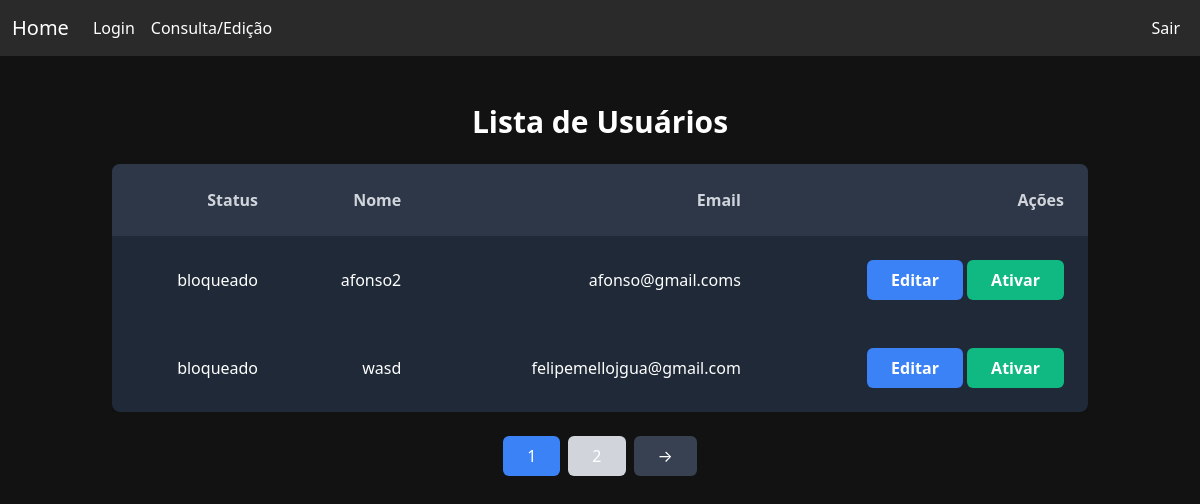
The app's page /users, older data.
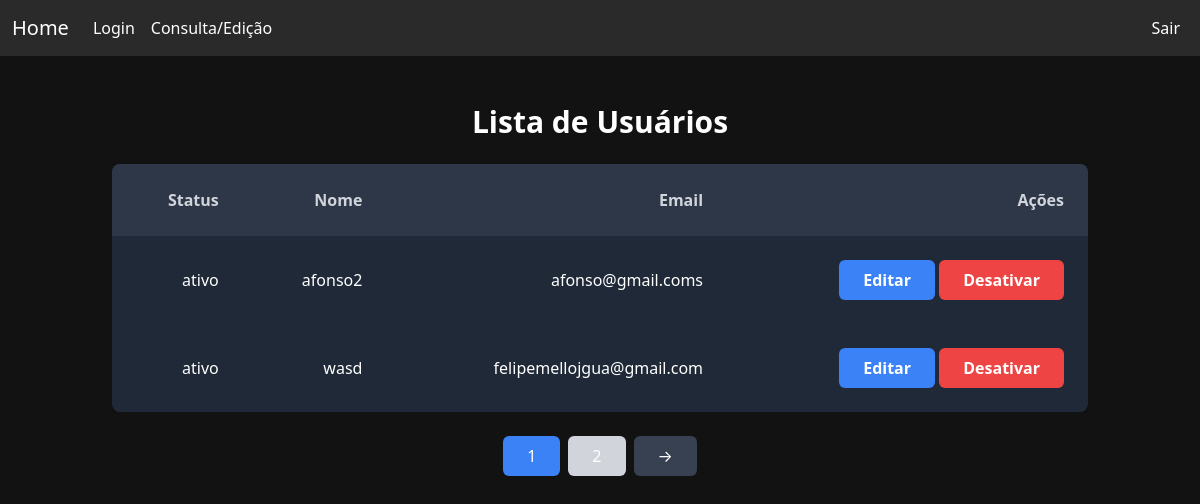
The same page, newer data.
### main.py (models this page shows)
class User(db.Model):
    id = db.Column(db.Integer, primary_key=True)
    login = db.Column(db.String(150), unique=True, nullable=False)
    senha = db.Column(db.String(150), nullable=False)
    nome_real = db.Column(db.String(150), nullable=False)
    data_criacao = db.Column(db.DateTime, default=datetime.utcnow)
    status = db.Column(db.String(50), default='ativo')  # ativo ou bloqueado
    data_atualizacao = db.Column(db.DateTime, onupdate=datetime.utcnow)

### main.py (the view)
@app.route('/users')
def users():
    page = request.args.get('page', 1, type=int)
    users = User.query.paginate(page=page, per_page=2)
    return render_template('users.html', users=users)

### templates/users.html (shortened to what this page needs)
{% extends 'layout.html' %} {% block title %} Lista de Usuários {% endblock %}
{% block content %}
<link
  rel="stylesheet"
  href="https://cdnjs.cloudflare.com/ajax/libs/tailwindcss/2.2.19/tailwind.min.css"
/>
<div class="container mx-auto">
  <h1 class="text-3xl font-semibold mb-6 text-center">Lista de Usuários</h1>
  <div class="overflow-x-auto">
    <table class="min-w-full bg-gray-800 rounded-lg overflow-hidden shadow-lg">
      <thead>
        <tr class="table-header text-gray-300">
          <th class="p-4 text-right">Status</th>
          <th class="p-4 text-right">Nome</th>
          <th class="p-4 text-right">Email</th>
          <th class="p-4 text-right">Ações</th>
        </tr>
      </thead>
      <tbody>
        {% for user in users.items %}
        <tr class="hover:bg-gray-700 transition-colors">
          <td class="p-4 text-right">{{ user.status }}</td>
          <td class="p-4 text-right">{{ user.nome_real }}</td>
          <td class="p-4 text-right">{{ user.login }}</td>
          <td class="p-4 text-right">
            <button
              class="bg-blue-500 hover:bg-blue-700 text-white font-bold py-2 px-4 rounded"
              onclick="openEditModal({{ user.id }}, '{{ user.nome_real }}', '{{ user.login }}')"
            >
              Editar
            </button>
            <button
              class="{% if user.status == 'ativo' %}bg-red-500 hover:bg-red-700{% else %}bg-green-500 hover:bg-green-700{% endif %} text-white font-bold py-2 px-4 rounded"
              onclick="{% if user.status == 'bloqueado' %}activeUser({{ user.id }}){% else %}deactivateUser({{ user.id }}){% endif %}"
            >
              {{ 'Desativar' if user.status == 'ativo' else 'Ativar' }}
            </button>
          </td>
        </tr>
        {% endfor %}
      </tbody>
    </table>
  </div>
  <div class="flex justify-center mt-4">
     {% for page_num in users.iter_pages() %} {% if page_num %}
    <a
      href="{{ url_for('users', page=page_num) }}"
      class="px-4 py-2 mx-1 {% if page_num == users.page %}bg-blue-500 text-white{% else %}bg-gray-300{% endif %} rounded"
      >{{ page_num }}</a
    >
    {% else %}
    <span class="px-4 py-2 mx-1">...</span>
    {% endif %} {% endfor %} {% if users.has_next %}
    <a
      href="{{ url_for('users', page=users.next_num) }}"
      class="px-4 py-2 mx-1 bg-gray-700 text-white rounded"
      >&rarr;</a
    >
    {% endif %}
  </div>
</div>
{% endblock %}

### templates/layout.html (shortened to what this page needs)
<!DOCTYPE html>
<html lang="en">
  <head>
    <link
      href="https://cdn.jsdelivr.net/npm/bootstrap@5.3.0-alpha3/dist/css/bootstrap.min.css"
      rel="stylesheet"
    />
  </head>
  <body>
    <nav class="navbar navbar-expand-lg navbar-dark">
      <div class="container-fluid">
        <a class="navbar-brand" href="/" style="color: white">Home</a>
        <div class="collapse navbar-collapse" id="navbarNav">
          <ul class="navbar-nav me-auto">
            <li class="nav-item">
              <a class="nav-link" href="/login">Login</a>
            </li>
            <li class="nav-item">
              <a class="nav-link" href="/users">Consulta/Edição</a>
            </li>
          </ul>
          <ul class="navbar-nav">
            <li class="nav-item">
              <a class="nav-link" href="/login">Sair</a>
            </li>
          </ul>
        </div>
      </div>
    </nav>
    <div class="container mt-5">
      {% block content %}{% endblock %}
    </div>
  </body>
</html>

### templates/layout.html (style rules this page uses)
body { margin: 0; padding: 0; background-color: #121212; font-family: Arial, sans-serif; color: white; }
.navbar { background-color: #2a2a2a !important; }
.navbar-nav .nav-link { color: white !important; }

### templates/users.html (style rules this page uses)
.table-header { background-color: #2d3748; }

Row changes from the older to the newer data that the page shows:
changed User "afonso2": status "bloqueado" → "ativo"; status "Ativar" → "Desativar"
changed User "wasd": status "bloqueado" → "ativo"; status "Ativar" → "Desativar"
